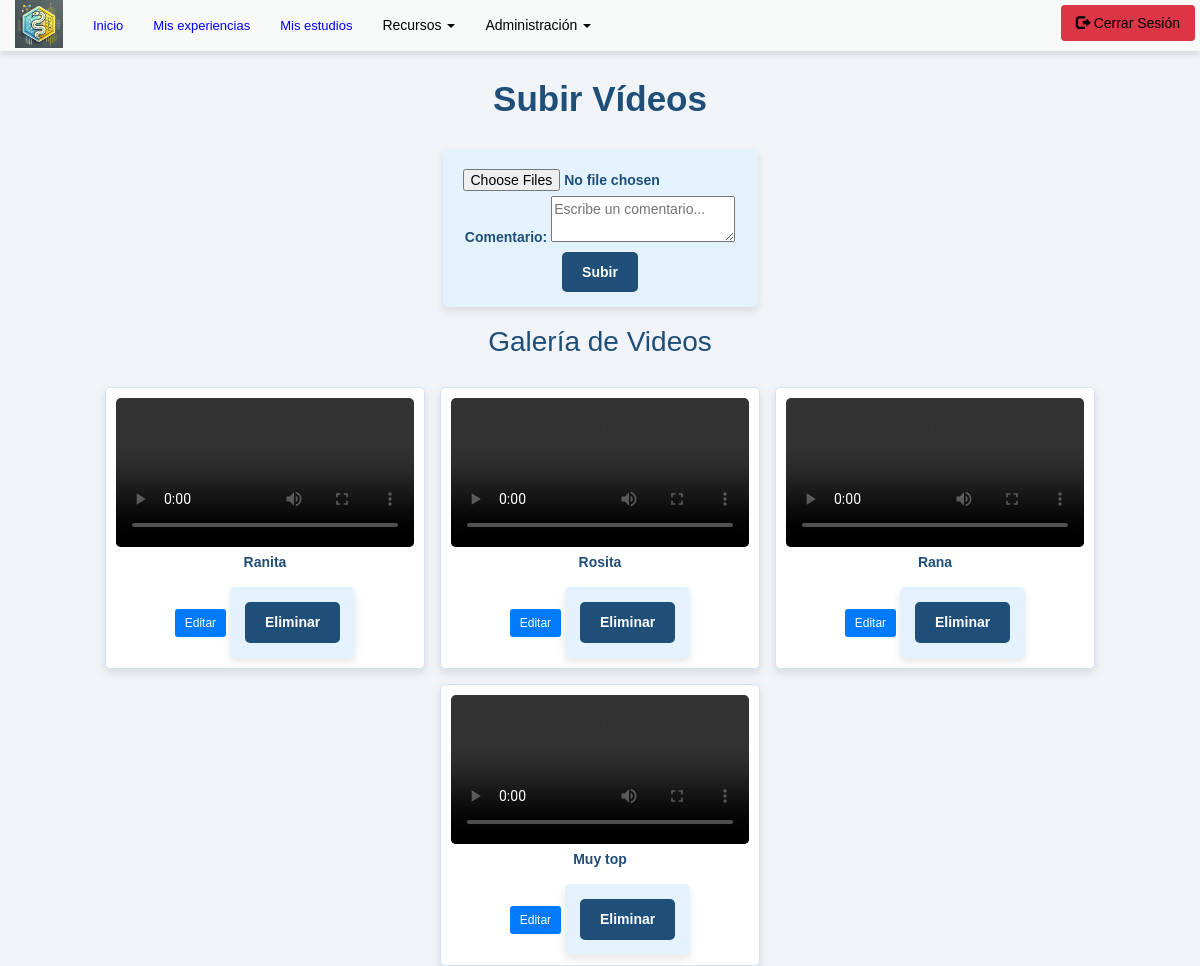
Page /subir_videos/ (signed in) on the committed database.
### appportfolio/models.py (models this page shows, shortened)
class Video(models.Model):
    id = models.AutoField(primary_key=True)
    video = models.FileField("Video", null=True, blank=True, upload_to="videos/")
    comentario = models.CharField("Comentario", max_length=100, null=True, blank=True)
    class Meta:
        verbose_name = "Video"
        verbose_name_plural = "Videos"
        ordering = ['id']

### appportfolio/views.py (the view, shortened to what this page needs)
# urls.py: path('subir_videos/', views.subir_videos, name='subir_videos'),
def subir_videos(request):
    videos = Video.objects.all()
    return render(request, 'subir_videos.html', {'videos':videos})

### templates/subir_videos.html (shortened to what this page needs)
{% extends "base.html" %}
{% load static %}
{% block head %}
<link rel="stylesheet" href="https://maxcdn.bootstrapcdn.com/bootstrap/3.3.5/css/bootstrap.min.css">
<link rel="stylesheet" href="{% static 'css/cssSubirVideo.css' %}">
{% endblock %}
{% block content %}
<br><br>
<center>
  <h1>Subir Vídeos</h1>
  <form method="post" enctype="multipart/form-data">
      <input type="file" name="videos" multiple required>
      <label for="comentario">Comentario:</label>
      <textarea name="comentario" placeholder="Escribe un comentario..."></textarea>
      <br>
      <button type="submit">Subir</button>
  </form>
  <h2>Galería de Videos</h2>
    <div class="galeria">
        {% for video in videos %}
            <div class="video">
                {% if video.video %}
                    <video width="320" height="240" controls>
                        <source src="{{ video.video.url }}" type="video/mp4">
                    </video>
                    <p>{{ video.comentario }}</p>
                    <button type="button" class="btn btn-primary btn-sm" onclick="mostrarInput({{ video.id }})">Editar</button>
                    <form action="{% url 'eliminar_video' video.id %}" method="post" style="margin-top: 5px;">
                        <button type="submit" class="btn btn-danger btn-sm">Eliminar</button>
                    </form>
                {% else %}
                    <p>No hay video disponible</p>
                {% endif %}
            </div>
        {% endfor %}
    </div>
</center>
{% endblock content %}

### static/css/cssSubirVideo.css (style rules this page uses)
body { font-family: 'Arial', sans-serif; background-color: #f0f4f8; color: #1f4e79; margin: 0; padding: 0; }
h1 { font-size: 2.5em; color: #1f4e79; margin-top: 20px; font-weight: bold; }
h2 { font-size: 2em; color: #1f4e79; margin-bottom: 20px; }
form { margin-top: 20px; padding: 15px; border-radius: 5px; display: inline-block; background-color: #e3f2fd; box-shadow: 0px 4px 8px rgba(0, 0, 0, 0.1); }
form button[type="submit"] { background-color: #1f4e79; color: #ffffff; border: none; padding: 10px 20px; font-size: 1em; font-weight: bold; cursor: pointer; border-radius: 5px; transition: background-color 0.3s ease; }
form input[type="file"] { color: #1f4e79; font-weight: bold; font-size: 1em; padding: 5px; margin-right: 10px; }
.galeria { display: flex; flex-wrap: wrap; justify-content: center; gap: 15px; margin-top: 30px; }
.video { background-color: #ffffff; border: 1px solid #d1e3f2; border-radius: 5px; box-shadow: 0px 4px 8px rgba(0, 0, 0, 0.1); padding: 10px; max-width: 320px; text-align: center; transition: transform 0.3s ease; }
.video video { max-width: 100%; height: auto; border-radius: 5px; }
.video p { color: #1f4e79; font-weight: bold; }

### static/css/cssNavbar.css (style rules this page uses)
.btn-primary { background-color: #007bff; border: none; color: white; }
.btn-danger { background-color: #dc3545; border: none; color: white; }

### rows in the picture
Video: comentario "Ranita"
Video: comentario "Rosita"
Video: comentario "Rana"
Video: comentario "Muy top"
